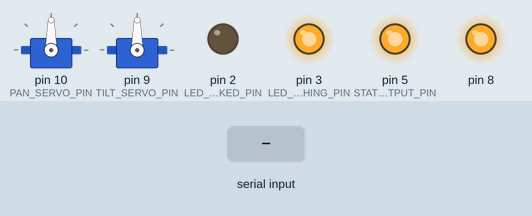
This sketch was run on a simulated Arduino Uno, built with avr-gcc and run on an emulated ATmega328P. Parts: 2 × servo, output pins drawn as LEDs (lit = HIGH). The inputs (shaded band) are chosen by the test bench. What the sketch prints to the serial monitor is not drawn.

Above: at 1.2 s.
1.3 s: "90,45\n" received over Serial
At 2.5 s:
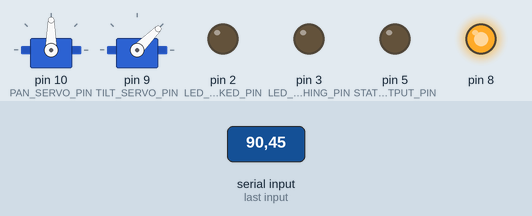
4.3 s: "30,150\n" received over Serial
At 5.6 s:
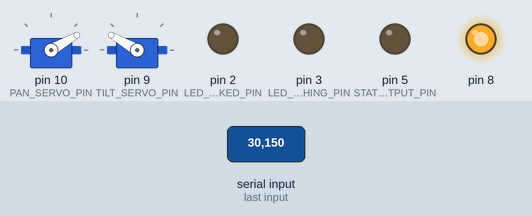
7.3 s: "1,90\n" received over Serial
At 8.6 s:
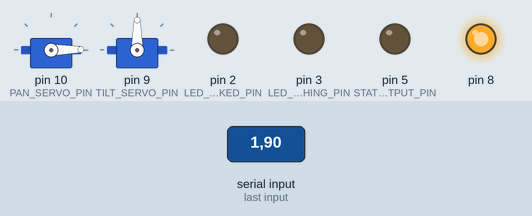
Timing chart, 0 to 16.3 s (numbered marks = the images above; inputs shaded):
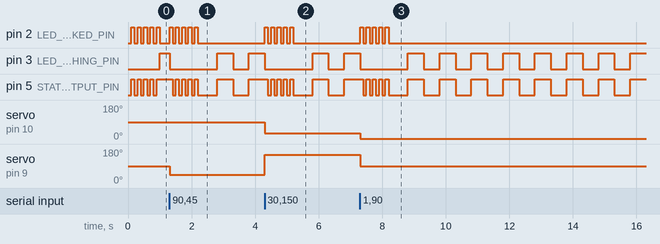

The sketch:

green_object_tracker.ino
```cpp
#include <Servo.h>

// --- Constants ---
// Servo pins
const int PAN_SERVO_PIN = 10; // Base servo
const int TILT_SERVO_PIN = 9;  // Up-down servo

const int LED_LOCKED_PIN = 2;    // LED for when target is successfully tracked
const int LED_SEARCHING_PIN = 3; // LED for when tracking has started and is searching
const int STATUS_OUTPUT_PIN = 5; // Combined status output of pin 2 and 3

// Pin 5 is used for status output, trigPin is pin 6.
const int trigPin = 6;
const int echoPin = 4;

// Initial servo positions (center)
const int INITIAL_PAN_ANGLE = 90;
const int INITIAL_TILT_ANGLE = 90;

// --- State and Timing Constants for LEDs ---
const unsigned long SEARCH_TIMEOUT = 1000; // ms to wait before switching to "searching" mode
const int LOCKED_BLINK_INTERVAL = 100;     // Fast blink interval for locked state
const int SEARCHING_BLINK_INTERVAL = 500;  // Slower blink interval for searching state

// --- Global Variables ---
// Create servo objects
Servo panServo;
Servo tiltServo;

// Buffer to store incoming serial data
String serialData;

// State and timing variables for LED blinking
unsigned long lastSerialTime = 0;
unsigned long lastBlinkTime = 0;
bool ledState = false;

void setup() {
  // Start serial communication
  Serial.begin(9600);

  pinMode(trigPin, OUTPUT);
  pinMode(echoPin, INPUT);

  pinMode(8, OUTPUT);

  // Set up LED pins as outputs
  pinMode(LED_LOCKED_PIN, OUTPUT);
  pinMode(LED_SEARCHING_PIN, OUTPUT);
  pinMode(STATUS_OUTPUT_PIN, OUTPUT);
  digitalWrite(8, HIGH);

  // Attach servos to their pins
  panServo.attach(PAN_SERVO_PIN);
  tiltServo.attach(TILT_SERVO_PIN);

  // Move servos to initial positions
  panServo.write(INITIAL_PAN_ANGLE);
  tiltServo.write(INITIAL_TILT_ANGLE);

  // Clear any initial garbage data in the serial buffer
  while(Serial.available() > 0) {
    Serial.read();
  }

  lastSerialTime = millis(); // Initialize the serial timer

  Serial.println("Arduino is ready. Pan: Pin 10, Tilt: Pin 9.");
}

void loop() {
  // Check if there is data available to read from the serial port
  // int distance = getDistanceCm();

  // Serial.println(distance);

  if (Serial.available() > 0) {
    // Read the incoming data until a newline character is received
    // Python script sends data as "pan,tilt\n"
    serialData = Serial.readStringUntil('\n');

    // A command was received, so reset the timeout timer
    lastSerialTime = millis();

    // Find the comma that separates the pan and tilt values
    int commaIndex = serialData.indexOf(',');

    // Proceed only if a comma is found
    if (commaIndex > 0) {
      // Extract the pan and tilt angle strings
      String panString = serialData.substring(0, commaIndex);
      String tiltString = serialData.substring(commaIndex + 1);

      // Convert the strings to integers
      int panAngle = panString.toInt();
      int tiltAngle = tiltString.toInt();

      // Constrain the angles to the valid servo range (0-180) to be safe
      panAngle = constrain(panAngle, 0, 180);
      tiltAngle = constrain(tiltAngle, 0, 180);

      // Write the new angles to the servos
      panServo.write(panAngle);
      tiltServo.write(tiltAngle);

      // Optional: Print the received angles for debugging
      // Serial.print("Pan: ");
      // Serial.print(panAngle);
      // Serial.print(", Tilt: ");
      // Serial.println(tiltAngle);
    }
  }

  // --- LED State Logic ---
  unsigned long currentTime = millis();

  // Check if we have lost the signal from the Python script
  if (currentTime - lastSerialTime > SEARCH_TIMEOUT) {
    bool searching_led_status;
    // --- SEARCHING STATE ---
    digitalWrite(LED_LOCKED_PIN, LOW); // Ensure locked LED is off

    // Blink the searching LED slowly
    if (currentTime - lastBlinkTime >= SEARCHING_BLINK_INTERVAL) {
      lastBlinkTime = currentTime;
      ledState = !ledState;
    }
    searching_led_status = ledState;
    digitalWrite(LED_SEARCHING_PIN, searching_led_status);
    digitalWrite(STATUS_OUTPUT_PIN, searching_led_status); // Mirror status to pin 5
  } else {
    bool locked_led_status = (currentTime / LOCKED_BLINK_INTERVAL) % 2;
    // --- SUCCESSFULLY TRACKED (LOCKED) STATE ---
    digitalWrite(LED_SEARCHING_PIN, LOW); // Ensure searching LED is off
    digitalWrite(LED_LOCKED_PIN, locked_led_status);
    digitalWrite(STATUS_OUTPUT_PIN, locked_led_status); // Mirror status to pin 5
  }
}

int getDistanceCm() {
  long duration;
  int distance;

  // Send the trigger pulse
  digitalWrite(trigPin, LOW);
  delayMicroseconds(2);
  digitalWrite(trigPin, HIGH);
  delayMicroseconds(10);
  digitalWrite(trigPin, LOW);

  // Read the echo pulse
  duration = pulseIn(echoPin, HIGH);

  // Calculate the distance
  distance = duration * 0.0343 / 2;

  // Return the calculated distance
  return distance;
}
```

Measured:
- after the input at 1.3 s, pin 2 (LED_LOCKED_PIN): alternates HIGH for 0.10 s and LOW for 0.10 s, 10 changes in all, then stays LOW, starting at once; servo on pin 9 (TILT_SERVO_PIN): 90° → 45° at once
- after the input at 4.3 s, pin 2 (LED_LOCKED_PIN): alternates HIGH for 0.10 s and LOW for 0.10 s, 10 changes in all, then stays LOW, starting at once; servo on pin 10 (PAN_SERVO_PIN): 90° → 30° at once; servo on pin 9 (TILT_SERVO_PIN): 45° → 150° at once
- after the input at 7.3 s, pin 2 (LED_LOCKED_PIN): alternates HIGH for 0.10 s and LOW for 0.10 s, 10 changes in all, then stays LOW, starting at once; servo on pin 10 (PAN_SERVO_PIN): 30° → 1° at once; servo on pin 9 (TILT_SERVO_PIN): 150° → 90° at once
- by itself, pin 2 (LED_LOCKED_PIN): alternates HIGH for 0.10 s and LOW for 0.10 s
- by itself, pin 3 (LED_SEARCHING_PIN): repeats every 1.0 s: HIGH 0.50 s, LOW 0.50 s
